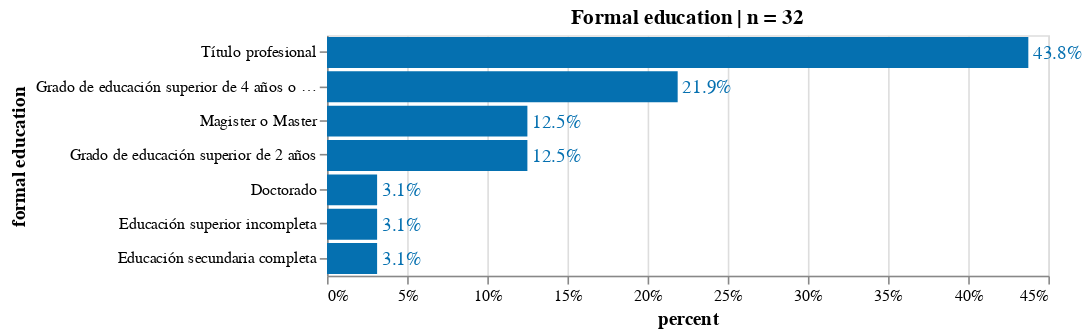

The code cell stored with this chart in its notebook:
### Code cell
source = count_freq_labels(df, X="formal education") 
title = 'Formal education | n = '+ source['counts'].sum().astype(str)
X, Y = 'percent:Q', 'formal education:N'
w, h= 450, 150
txs, ls, ts = 12, 10, 12

chart_formal_education= simple_per_bar(
    source, title=title, X=X, Y=Y,\
    width=w, height=h, \
    text_size = txs, label_size = ls, title_size=ts)
chart_formal_education.display(renderer='svg')

### Figure 1 — Vega-Lite specification as saved in the notebook (floating-point values rounded to 4 significant figures)
{"config": {"view": {"continuousWidth": 400, "continuousHeight": 300}, "axis": {"labelFontSize": 10, "titleFontSize": 12}}, "layer": [{"mark": "bar", "encoding": {"color": {"condition": {"value": "orange", "test": "(datum.emotion === null)"}, "value": "#0570b0"}, "x": {"type": "quantitative", "axis": {"format": ".0%"}, "field": "percent"}, "y": {"type": "nominal", "field": "formal education", "sort": "-x"}}, "title": "Formal education | n = 32"}, {"mark": {"type": "text", "align": "left", "baseline": "middle", "dx": 3, "fontSize": 12}, "encoding": {"color": {"condition": {"value": "orange", "test": "(datum.emotion === null)"}, "value": "#0570b0"}, "text": {"type": "quantitative", "field": "percent", "format": ".1%"}, "x": {"type": "quantitative", "axis": {"format": ".0%"}, "field": "percent"}, "y": {"type": "nominal", "field": "formal education", "sort": "-x"}}, "title": "Formal education | n = 32"}], "data": {"name": "data-cd1a97bf1b1df6deece37cdf54222c0e"}, "height": 150, "width": 450, "$schema": "https://vega.github.io/schema/vega-lite/v4.8.1.json", "datasets": {"data-cd1a97bf1b1df6deece37cdf54222c0e": [{"counts": 14, "formal education": "Título profesional", "percent": 0.4375}, {"counts": 7, "formal education": "Grado de educación superior de 4 años o más", "percent": 0.2188}, {"counts": 4, "formal education": "Magister o Master", "percent": 0.125}, {"counts": 4, "formal education": "Grado de educación superior de 2 años", "percent": 0.125}, {"counts": 1, "formal education": "Doctorado", "percent": 0.03125}, {"counts": 1, "formal education": "Educación superior incompleta", "percent": 0.03125}, {"counts": 1, "formal education": "Educación secundaria completa", "percent": 0.03125}]}}
